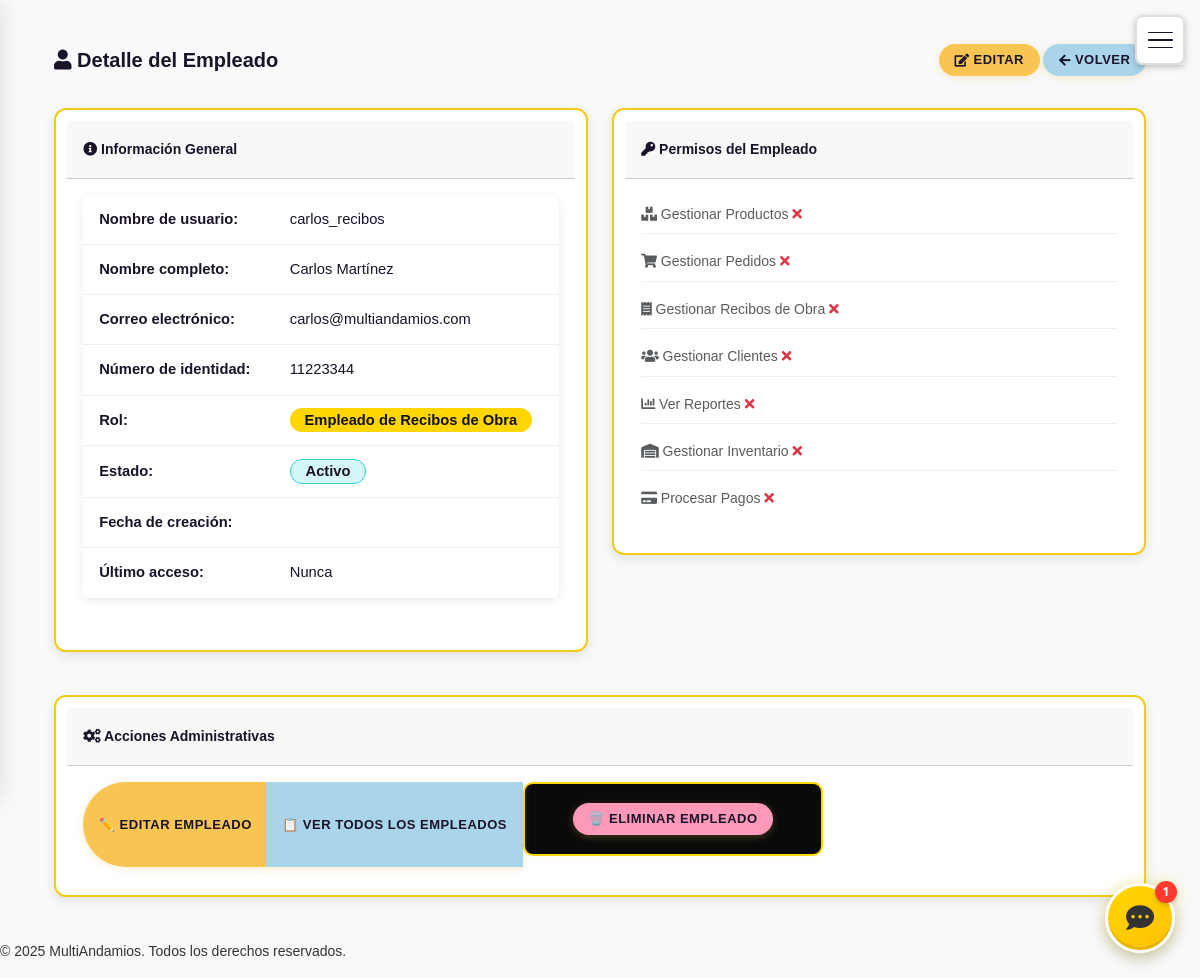
Screenshot of /empleados/11/ (signed in) with the database file from the repository.
### usuarios/models.py (models this page shows, shortened)
class Usuario(AbstractUser):
    ROLES = (
        ('admin', 'Administrador'),
        ('empleado', 'Empleado'),
        ('recibos_obra', 'Empleado de Recibos de Obra'),
        ('cliente', 'Cliente'),
    )
    numero_identidad = models.CharField(max_length=20, unique=True, null=True, blank=True, verbose_name='Número de Identidad')  # Permite nulos temporalmente
    rol = models.CharField(max_length=20, choices=ROLES, default='cliente')
    direccion_texto = models.CharField(max_length=255, blank=True, null=True, verbose_name='Dirección (texto)')
    puede_gestionar_productos = models.BooleanField(default=False, verbose_name='Puede gestionar productos')
    puede_gestionar_pedidos = models.BooleanField(default=False, verbose_name='Puede gestionar pedidos')
    puede_gestionar_recibos = models.BooleanField(default=False, verbose_name='Puede gestionar recibos de obra')
    puede_gestionar_clientes = models.BooleanField(default=False, verbose_name='Puede gestionar clientes')
    puede_ver_reportes = models.BooleanField(default=False, verbose_name='Puede ver reportes')
    puede_gestionar_inventario = models.BooleanField(default=False, verbose_name='Puede gestionar inventario')
    puede_procesar_pagos = models.BooleanField(default=False, verbose_name='Puede procesar pagos')
    activo = models.BooleanField(default=True, verbose_name='Usuario activo')
    def tiene_permisos_admin(self):
        return self.rol == 'admin' or self.is_superuser

### usuarios/views_empleados.py (the view)
# urls.py: path('empleados/<int:empleado_id>/', views_empleados.detalle_empleado, name='detalle_empleado'),
@login_required
@user_passes_test(es_administrador)
def detalle_empleado(request, empleado_id):
    empleado = get_object_or_404(Usuario, id=empleado_id, rol__in=['empleado', 'recibos_obra'])
    context = {
        'empleado': empleado,
    }
    return render(request, 'usuarios/detalle_empleado.html', context)

### usuarios/templates/usuarios/detalle_empleado.html (shortened to what this page needs)
{% extends 'base.html' %}
{% load static %}
{% block content %}
<div class="container mt-4">
    <div class="row">
        <div class="col-md-12">
            <div class="d-flex justify-content-between align-items-center mb-4">
                <h2><i class="fas fa-user"></i> Detalle del Empleado</h2>
                <div>
                    <a href="{% url 'usuarios:editar_empleado' empleado.id %}" class="btn btn-primary">
                        <i class="fas fa-edit"></i> Editar
                    </a>
                    <a href="{% url 'usuarios:lista_empleados' %}" class="btn btn-secondary">
                        <i class="fas fa-arrow-left"></i> Volver
                    </a>
                </div>
            </div>
            <div class="row">
                <div class="col-md-6">
                    <div class="card">
                        <div class="card-header">
                            <h5><i class="fas fa-info-circle"></i> Información General</h5>
                        </div>
                        <div class="card-body">
                            <table class="table table-borderless">
                                <tr>
                                    <td><strong>Nombre de usuario:</strong></td>
                                    <td>{{ empleado.username }}</td>
                                </tr>
                                <tr>
                                    <td><strong>Nombre completo:</strong></td>
                                    <td>{{ empleado.get_full_name|default:"Sin especificar" }}</td>
                                </tr>
                                <tr>
                                    <td><strong>Correo electrónico:</strong></td>
                                    <td>{{ empleado.email|default:"Sin especificar" }}</td>
                                </tr>
                                <tr>
                                    <td><strong>Número de identidad:</strong></td>
                                    <td>{{ empleado.numero_identidad|default:"Sin especificar" }}</td>
                                </tr>
                                <tr>
                                    <td><strong>Rol:</strong></td>
                                    <td>
                                        <span class="badge {% if empleado.rol == 'admin' %}badge-danger{% elif empleado.rol == 'empleado' %}badge-primary{% else %}badge-info{% endif %}">
                                            {{ empleado.get_rol_display }}
                                        </span>
                                    </td>
                                </tr>
                                <tr>
                                    <td><strong>Estado:</strong></td>
                                    <td>
                                        <span class="badge {% if empleado.is_active %}badge-success{% else %}badge-secondary{% endif %}">
                                            {% if empleado.is_active %}Activo{% else %}Inactivo{% endif %}
                                        </span>
                                    </td>
                                </tr>
                                <tr>
                                    <td><strong>Fecha de creación:</strong></td>
                                    <td>{{ fecha_creacion|date:"d/m/Y H:i" }}</td>
                                </tr>
                                <tr>
                                    <td><strong>Último acceso:</strong></td>
                                    <td>{{ fecha_ultimo_login|date:"d/m/Y H:i"|default:"Nunca" }}</td>
                                </tr>
                            </table>
                        </div>
                    </div>
                </div>
                <div class="col-md-6">
                    <div class="card">
                        <div class="card-header">
                            <h5><i class="fas fa-key"></i> Permisos del Empleado</h5>
                        </div>
                        <div class="card-body">
                            <div class="row">
                                <div class="col-12">
                                    <div class="permission-item mb-2">
                                        <i class="fas fa-boxes {% if permisos.productos %}text-success{% else %}text-muted{% endif %}"></i>
                                        <span class="{% if permisos.productos %}text-success{% else %}text-muted{% endif %}">
                                            Gestionar Productos
                                        </span>
                                        <span class="float-right">
                                            {% if permisos.productos %}
                                                <i class="fas fa-check text-success"></i>
                                            {% else %}
                                                <i class="fas fa-times text-danger"></i>
                                            {% endif %}
                                        </span>
                                    </div>
                                    <div class="permission-item mb-2">
                                        <i class="fas fa-shopping-cart {% if permisos.pedidos %}text-success{% else %}text-muted{% endif %}"></i>
                                        <span class="{% if permisos.pedidos %}text-success{% else %}text-muted{% endif %}">
                                            Gestionar Pedidos
                                        </span>
                                        <span class="float-right">
                                            {% if permisos.pedidos %}
                                                <i class="fas fa-check text-success"></i>
                                            {% else %}
                                                <i class="fas fa-times text-danger"></i>
                                            {% endif %}
                                        </span>
                                    </div>
                                    <div class="permission-item mb-2">
                                        <i class="fas fa-receipt {% if permisos.recibos %}text-success{% else %}text-muted{% endif %}"></i>
                                        <span class="{% if permisos.recibos %}text-success{% else %}text-muted{% endif %}">
                                            Gestionar Recibos de Obra
                                        </span>
                                        <span class="float-right">
                                            {% if permisos.recibos %}
                                                <i class="fas fa-check text-success"></i>
                                            {% else %}
                                                <i class="fas fa-times text-danger"></i>
                                            {% endif %}
                                        </span>
                                    </div>
                                    <div class="permission-item mb-2">
                                        <i class="fas fa-users {% if permisos.clientes %}text-success{% else %}text-muted{% endif %}"></i>
                                        <span class="{% if permisos.clientes %}text-success{% else %}text-muted{% endif %}">
                                            Gestionar Clientes
                                        </span>
                                        <span class="float-right">
                                            {% if permisos.clientes %}
                                                <i class="fas fa-check text-success"></i>
                                            {% else %}
                                                <i class="fas fa-times text-danger"></i>
                                            {% endif %}
                                        </span>
                                    </div>
                                    <div class="permission-item mb-2">
                                        <i class="fas fa-chart-bar {% if permisos.reportes %}text-success{% else %}text-muted{% endif %}"></i>
                                        <span class="{% if permisos.reportes %}text-success{% else %}text-muted{% endif %}">
                                            Ver Reportes
                                        </span>
                                        <span class="float-right">
                                            {% if permisos.reportes %}
                                                <i class="fas fa-check text-success"></i>
                                            {% else %}
                                                <i class="fas fa-times text-danger"></i>
                                            {% endif %}
                                        </span>
                                    </div>
                                    <div class="permission-item mb-2">
                                        <i class="fas fa-warehouse {% if permisos.inventario %}text-success{% else %}text-muted{% endif %}"></i>
                                        <span class="{% if permisos.inventario %}text-success{% else %}text-muted{% endif %}">
                                            Gestionar Inventario
                                        </span>
                                        <span class="float-right">
                                            {% if permisos.inventario %}
                                                <i class="fas fa-check text-success"></i>
                                            {% else %}
                                                <i class="fas fa-times text-danger"></i>
                                            {% endif %}
                                        </span>
                                    </div>
                                    <div class="permission-item mb-2">
                                        <i class="fas fa-credit-card {% if permisos.pagos %}text-success{% else %}text-muted{% endif %}"></i>
                                        <span class="{% if permisos.pagos %}text-success{% else %}text-muted{% endif %}">
                                            Procesar Pagos
                                        </span>
                                        <span class="float-right">
                                            {% if permisos.pagos %}
                                                <i class="fas fa-check text-success"></i>
                                            {% else %}
                                                <i class="fas fa-times text-danger"></i>
                                            {% endif %}
                                        </span>
                                    </div>
                                </div>
                            </div>
                        </div>
                    </div>
                </div>
            </div>
            <div class="row mt-4">
                <div class="col-md-12">
                    <div class="card">
                        <div class="card-header">
                            <h5><i class="fas fa-cogs"></i> Acciones Administrativas</h5>
                        </div>
                        <div class="card-body">
                            <div class="btn-group" role="group">
                                <a href="{% url 'usuarios:editar_empleado' empleado.id %}" class="btn btn-primary">
                                    ✏️ Editar Empleado
                                </a>
                                <a href="{% url 'usuarios:lista_empleados' %}" class="btn btn-secondary">
                                    📋 Ver Todos los Empleados
                                </a>
                                <form method="post" action="{% url 'usuarios:eliminar_empleado' empleado.id %}" class="d-inline">
                                    <button type="submit" class="btn btn-danger" onclick="return confirm('¿Está seguro de eliminar al empleado {{ empleado.first_name }} {{ empleado.last_name }}? Esta acción no se puede deshacer.')">
                                        🗑️ Eliminar Empleado
                                    </button>
                                </form>
                            </div>
                        </div>
                    </div>
                </div>
            </div>
        </div>
    </div>
</div>
{% endblock %}

### rows the page displays
Usuario: username "carlos_recibos", get_full_name "Carlos Martínez", email "carlos@multiandamios.com", numero_identidad "11223344", rol "Empleado de Recibos de Obra"

### other values shown
{{ fecha_ultimo_login|date:"d/m/Y H:i"|default:"Nunca" }} "Nunca"
